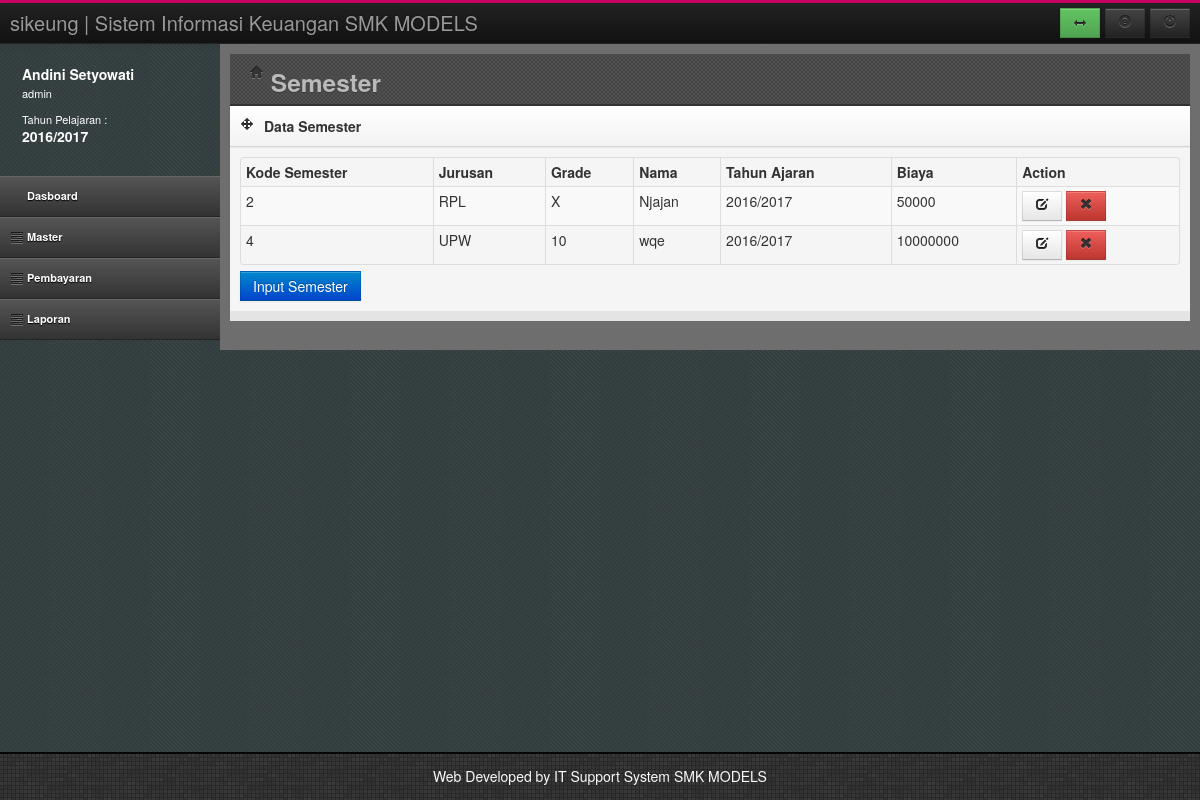
Screenshot of /index.php?page=semester (signed in) with the database file from the repository.
### tables this page shows
CREATE TABLE `tahunjar` (
  `TahunAkademik` varchar(20) NOT NULL,
  `Status` varchar(20) DEFAULT NULL,
  PRIMARY KEY (`TahunAkademik`)
);

CREATE TABLE `semester` (
  `KodeSemester` int(11) NOT NULL AUTO_INCREMENT,
  `Kode_jur` int(11) DEFAULT NULL,
  `Grade` varchar(5) DEFAULT NULL,
  `Nama` varchar(10) DEFAULT NULL,
  `TahunAjaran` varchar(11) DEFAULT NULL,
  `Biaya` int(11) DEFAULT NULL,
  PRIMARY KEY (`KodeSemester`)
);

CREATE TABLE `jurusan` (
  `KODE_JUR` int(11) NOT NULL AUTO_INCREMENT,
  `NAMA_JUR` varchar(50) DEFAULT NULL,
  PRIMARY KEY (`KODE_JUR`)
);

### semester.php (the view, shortened to what this page needs)
<header class="head">
	<div class="main-bar">
		<h3><i class="icon-home"></i> Semester</h3>
	</div>
</header>
<div class="row-fluid">
	<div class="span12">
		<div class="box">
			<header>
				<div class="icons"><i class="icon-move"></i></div>
				<h5>Data Semester</h5>
			</header>
			<div id="collapse4" class="body">
				<table id="dataTable" class="table table-bordered table-condensed table-hover table-striped">
					<thead>
						<tr>
							<th>Kode Semester</th>
                                                        <th>Jurusan</th>
							<th>Grade</th>
							<th>Nama</th>
							<th>Tahun Ajaran</th>
                                                        <th>Biaya</th>
							<th>Action</th>
						</tr>
					</thead>
					<tbody>
					<?php
					$sql = "SELECT a.KodeSemester,b.NAMA_JUR,a.Grade,a.Nama,a.TahunAjaran,a.Biaya
                                        FROM semester a, jurusan b
                                        WHERE a.Kode_jur = b.KODE_JUR and a.TahunAjaran='$TahunAktif'";
					$rw=mysql_query($sql);
					while($rs=mysql_fetch_array($rw))
					{
					?>
						<tr>
							<td><?php echo $rs[0]; ?></td>
							<td><?php echo $rs[1]; ?></td>
							<td><?php echo $rs[2]; ?></td>
                                                        <td><?php echo $rs[3]; ?></td>
                                                        <td><?php echo $rs[4]; ?></td>
                                                        <td><?php echo $rs[5]; ?></td>
							<td>
								<a href="?page=addsemester&act=1&id=<?php echo $rs[0]; ?>"><button class="btn edit"><i class="icon-edit"></i></button></a>
								<a href="hapussemester.php?id=<?php echo $rs[0]; ?>"><button class="btn btn-danger remove"><i class="icon-remove"></i></button></a>
							</td>
						</tr>
					<?php
					}
					?>
					</tbody>
				</table>
				<a href="?page=addsemester&act=0">
					<input type="submit" value="Input Semester" class="btn btn-primary">
				</a>
			</div>
		</div>
	</div>
</div>

### usersesion.php
<div class="media user-media hidden-phone">
	<div class="media-body hidden-tablet">
		<h5 class="media-heading"><?php echo $LogNamaUser;?></h5>
		<ul class="unstyled user-info">
			<li><?php echo $LogHak;?><br/><br/></li>
			<li>Tahun Pelajaran : <br/>
				<h5 class="media-heading"><?php echo $TahunAktif ;?></h5>
			</li>
		</ul>
	</div>
</div>

### assets/css/style.css (style rules this page uses)
html, body { height: 100%; }
.head { height: 40px; padding-bottom: 10px; *zoom: 1; }
.head:before, .head:after { display: table; content: ""; line-height: 0; }
.head:after { clear: both; }
.head .main-bar { margin-left: 20px; position: relative; }
#left .user-media { color: #fff; padding: 20px 0 20px 10px; }
#left .user-media .media-body { float: left; margin-left: 12px; }
#left .user-media .media-body h5 { margin-bottom: 3px; }
#left .user-media .media-body .user-info li { line-height: 13px; font-size: 11px; }
.head { background-color: #444444; background-image: url("../img/bg.png"); background-repeat: repeat; border-bottom: 2px solid #333333; }
.head .main-bar h3 { color: #BABABA; line-height: 29px; text-shadow: 0 1px 0 rgba(51, 47, 47, 0.6); }
.box { margin-bottom: 10px; position: relative; width: 100%; }
.box header { background-color: #fafafa; background-image: -moz-linear-gradient(top, #ffffff, #f2f2f2); background-image: -webkit-gradient(linear, 0 0, 0 100%, from(#ffffff), to(#f2f2f2)); background-image: -webkit-linear-gradient(top, #ffffff, #f2f2f2); background-image: -o-linear-gradient(top, #ffffff, #f2f2f2); background-image: linear-gradient(to bottom, #ffffff, #f2f2f2); background-repeat: repeat-x; filter: progid:DXImageTransform.Microsoft.gradient(startColorstr='#ffffffff', endColorstr='#fff2f2f2', GradientType=0); border-bottom: 1px solid #d4d4d4; -webkit-box-shadow: 0 1px 4px rgba(0, 0, 0, 0.065); -moz-box-shadow: 0 1px 4px rgba(0, 0, 0, 0.065); box-shadow: 0 1px 4px rgba(0, 0, 0, 0.065); *zoom: 1; }
.box header:before, .box header:after { display: table; content: ""; line-height: 0; }
.box header:after { clear: both; }
.box header .icons, .box header h5 { float: left; margin: 0; }
.box header .icons { float: left; display: block; padding: 10px 5px 10px 10px; }
.box header h5 { margin: 10px 0 10px 5px; }
.box .body, .box .block { padding: 10px; background-color: #F5F5F5; -webkit-box-shadow: inset 0 1px 1px rgba(0, 0, 0, 0.05); -moz-box-shadow: inset 0 1px 1px rgba(0, 0, 0, 0.05); box-shadow: inset 0 1px 1px rgba(0, 0, 0, 0.05); }
.btn { -webkit-border-radius: 0; -moz-border-radius: 0; border-radius: 0; }

### assets/css/responsive-tables.css (style rules this page uses)
table th { font-weight: bold; }
table td, table th { padding: 9px 10px; text-align: left; }

### rows the page displays
tahunjar: TahunAkademik "2016/2017"
semester: KodeSemester "2", Kode_jur.NAMA_JUR "RPL", Grade "X", Nama "Njajan", TahunAjaran "2016/2017", Biaya "50000"
semester: KodeSemester "4", Kode_jur.NAMA_JUR "UPW", Grade "10", Nama "wqe", TahunAjaran "2016/2017", Biaya "10000000"

### other values shown
$LogNamaUser "Andini Setyowati"
$LogHak "admin"
